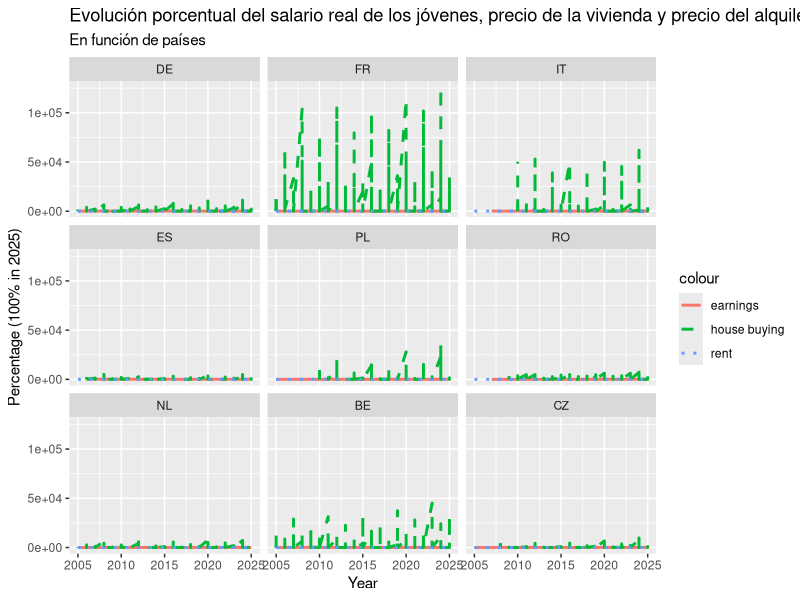
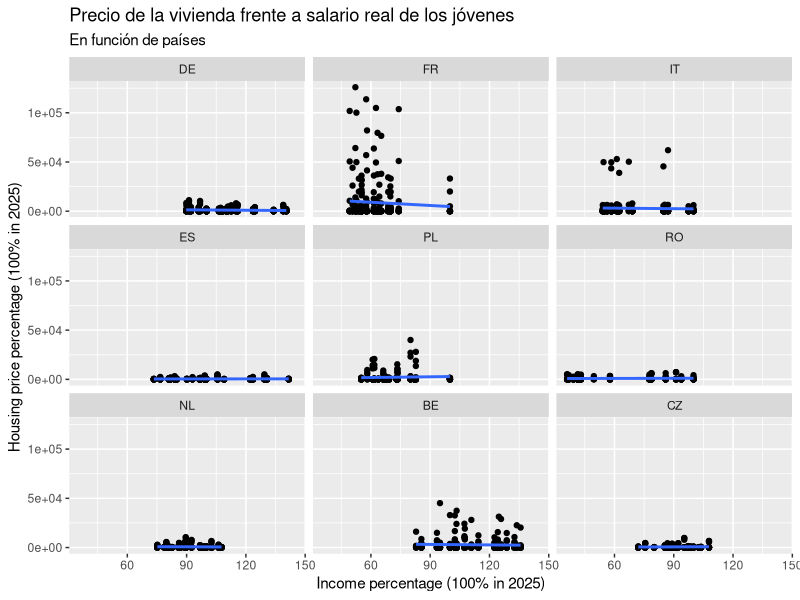
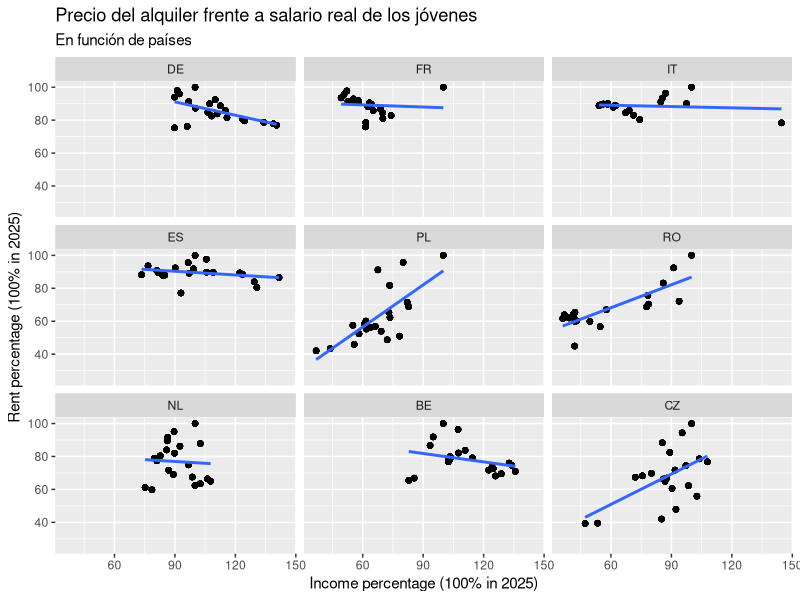
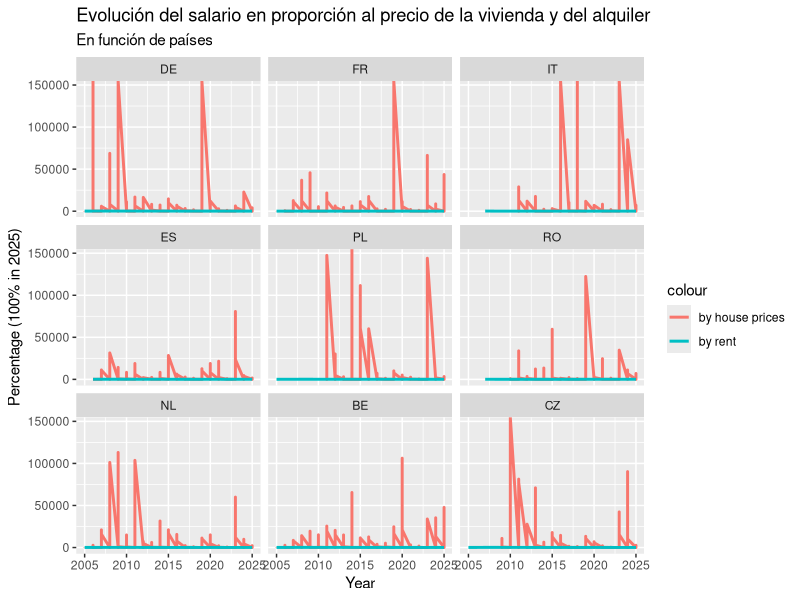
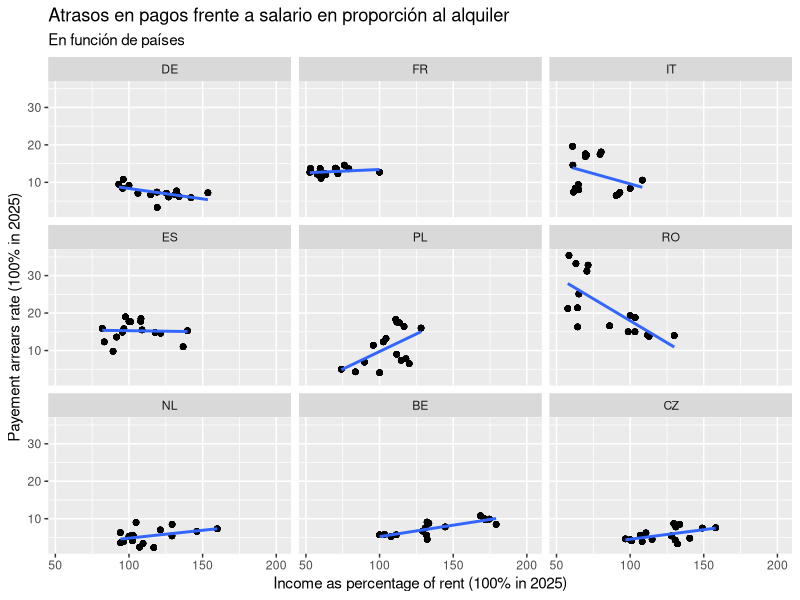
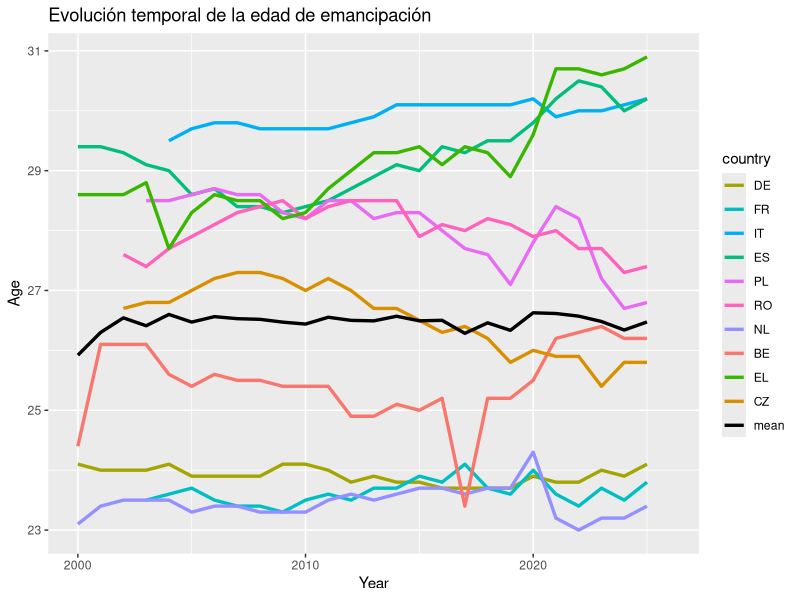
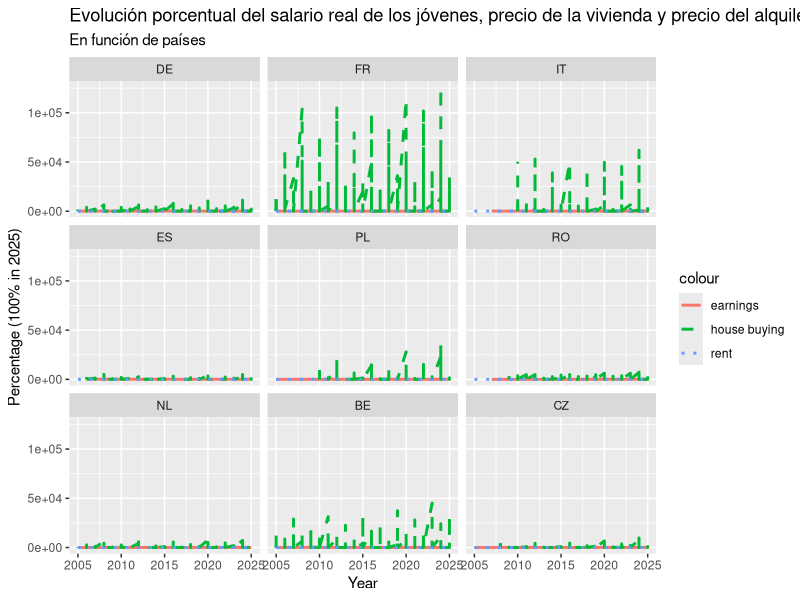
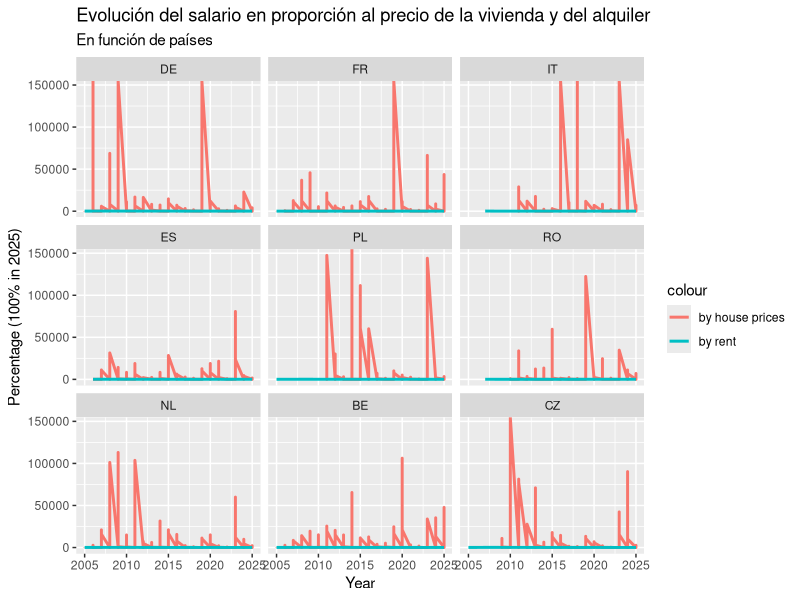

The R script that drew these images, in order:
## ---- chunk 1
library(readr)
library(stringr)
library(dplyr)
library(tidyr)
library(magrittr)
library(lubridate)
library(ggplot2)
library(GGally)
## ---- chunk 2
poblacion <- read_tsv('data/poblacion_paises.tsv')
#str(poblacion)
#head(poblacion)

colnames(poblacion)[1] <- 'country'
poblacion %<>% mutate(country = sub("^.*,", "", country)) %>% mutate(across(-1, ~ as.numeric(gsub('[^0-9.]', '', .x))))

poblacion %<>% transmute(country, population = rowMeans(select(., -country), na.rm = TRUE))
# Calculamos la media poblacional de cada pais desde el 2000 hasta hoy

poblacion %<>% arrange(desc(population)) %>% filter(!(country %in% c('RU', 'UA', 'DE_TOT', 'TR', 'FX', 'BY', 'AZ', 'UK')))
# Ordenamos los paises de mayor a menor poblacion
# Eliminamos algunos que no pertenecen politicamente a Europa

mas.poblacion10 <- poblacion$country[1:10]
# Nos quedamos con los nombres de los 10 primeros

mas.poblacion5 <- poblacion$country[1:5]
# Nos quedamos con los nombres de los 5 primeros
## ---- chunk 3
indep.resid <- read_tsv('data/edad_independencia_residencial.tsv')
#str(indep.resid)
#head(indep.resid)

colnames(indep.resid)[1] <- 'sex.country'
indep.resid %<>% mutate(sex.country = sub("^.*,([^,]*,[^,]*)$", "\\1", sex.country)) %>% separate(sex.country, into = c('sex', 'country'), sep = ',') %>% mutate(sex = factor(sex))

indep.resid %<>% mutate(across(c(-1, -2), ~ as.numeric(gsub('[^0-9.]', '', .x)))) %>% pivot_longer(cols = c(-1, -2), names_to = 'year', values_to = 'age.indep') %>% mutate(year = as.numeric(year)) %>% filter(sex == 'T' & country %in% mas.poblacion10) %>% select(-sex) %>% mutate(country = factor(country, levels = mas.poblacion10, labels = mas.poblacion10))
## ---- chunk 4
precio.vivienda <- read_tsv('data/precio_vivienda.tsv')
#str(precio.vivienda)
#head(precio.vivienda)

colnames(precio.vivienda)[1] <- 'country'
precio.vivienda %<>% mutate(country = sub(".*,", "", country))

precio.vivienda %<>% mutate(across(-1, ~ as.numeric(gsub('[^0-9.]', '', .x)))) %>% pivot_longer(cols = -1, names_to = 'year.quadri', values_to = 'rel.price2015.house')

precio.vivienda %<>% separate(year.quadri, into = c('year', 'quadri'), sep = '-') %>% mutate(quadri = factor(quadri, ordered=TRUE)) %>% mutate(year = as.numeric(year)) %>% filter(country %in% mas.poblacion10 & quadri == 'Q1') %>% select(-quadri) %>% mutate(country = factor(country, levels = mas.poblacion10, labels = mas.poblacion10))
## ---- chunk 5
precio.alquiler <- read_tsv('data/precio_alquiler.tsv')
#str(precio.alquiler)
#head(precio.alquiler)

colnames(precio.alquiler)[1] <- 'country'
precio.alquiler %<>% mutate(country = sub(".*,", "", country))

precio.alquiler %<>% mutate(across(-1, ~ as.numeric(gsub('[^0-9.]', '', .x)))) %>% pivot_longer(cols = -1, names_to = 'year', values_to = 'rel.price2015.rent') %>% mutate(year = as.numeric(year)) %>% filter(country %in% mas.poblacion10) %>% mutate(country = factor(country, levels = mas.poblacion10, labels = mas.poblacion10))
## ---- chunk 6
salarios <- read_tsv('data/salarios.tsv')
#str(salarios)
#head(salarios)

colnames(salarios)[1] <- 'age.country'
salarios %<>% mutate(age.country = sub("^[^,]*,([^,]*,).*,([^,]*)$", "\\1\\2", age.country)) %>% separate(age.country, into = c('age', 'country'), sep = ',') %>% mutate(age = factor(age, ordered = TRUE))

salarios %<>% mutate(across(c(-1, -2), ~ as.numeric(gsub('[^0-9.]', '', .x)))) %>% pivot_longer(cols = c(-1, -2), names_to = 'year', values_to = 'income') %>% mutate(year = as.numeric(year)) %>% filter(country %in% mas.poblacion10) %>% pivot_wider(names_from = age, values_from = income)
colnames(salarios)[c(3,4)] <- c('income.1824', 'income.2549')
salarios %<>% mutate(income = (income.1824+income.2549)/2) %>% select(c(-income.1824, -income.2549))
## ---- chunk 7
salarios2 <- read_tsv('data/salarios2.tsv')
#str(salarios)
#head(salarios)

salarios2 %<>% transmute(country = ref_area.label, year = time, earnings = 0.9*obs_value) 
names.country <- c('Denmark', 'France', 'Italy', 'Spain', 'Poland', 'Romania', 'Netherlands', 'Belgium', 'Greece', 'Czechia')
names.country %in% salarios2$country
salarios2 %<>% filter(country %in% names.country) %>% mutate(country = factor(country, levels = names.country, labels = mas.poblacion10))
## ---- chunk 8
ipca <- read_tsv('data/ipca.tsv')
#str(ipca)
#head(ipca)

colnames(ipca)[1] <- 'country'
ipca %<>% mutate(country = sub(".*,", "", country))

ipca %<>% mutate(across(-1, ~ as.numeric(gsub('[^0-9.]', '', .x)))) %>% pivot_longer(cols = -1, names_to = 'year', values_to = 'rel.value2025.ipca') %>% mutate(year = as.numeric(year)) %>% mutate(country = factor(country, levels = mas.poblacion10, labels = mas.poblacion10))
## ---- chunk 9
retr.pagos1629 <- read_tsv('data/retrasos_pagos_16-29.tsv')
#str(retr.pagos1629)
#head(retr.pagos1629)

colnames(retr.pagos1629)[1] <- 'country'
retr.pagos1629 %<>% mutate(country = sub("^.*,", "", country))

retr.pagos1629 %<>% mutate(across(-1, ~ as.numeric(gsub('[^0-9.]', '', .x)))) %>% pivot_longer(cols = -1, names_to = 'year', values_to = 'arrears.rate') %>% mutate(year = as.numeric(year)) %>% filter(country %in% mas.poblacion10) %>% mutate(country = factor(country, levels = mas.poblacion10, labels = mas.poblacion10))
## ---- chunk 10
salarios2 %<>% left_join(ipca)
# Hacemos join de los dataframes de salarios y de la inflacion anualizada (IPCA)
salarios2 %<>% group_by(country) %>% transmute(year, country, real.earnings = earnings*rel.value2025.ipca[year==2015]/rel.value2025.ipca) %>% ungroup()
# Creamos una columna con los salarios reales a partir de la inflacion
salarios2 %<>% group_by(country) %>% transmute(year, country, rel.earnings = real.earnings/real.earnings[year == 2025]*100) %>% ungroup()
# Convertimos los salarios a una variable con referencia = 100 en 2005
# Lo hacemos para poder compararlos con la evolucion de vivienda y alquiler
## ---- chunk 11
precio.alquiler %<>% group_by(country) %>% mutate(rel.price.rent = rel.price2015.rent/rel.price2015.rent[year == 2025]*100) %>% ungroup() %>% select(-rel.price2015.rent)
precio.vivienda %<>% group_by(country) %>% mutate(rel.price.house = rel.price2015.house/rel.price2015.house[year == 2025]*100) %>% ungroup() %>% select(-rel.price2015.house)
## ---- chunk 12
jovenes.df <- indep.resid %>% full_join(salarios2) %>% full_join(precio.alquiler) %>% full_join(precio.vivienda) %>% full_join(retr.pagos1629)
jovenes.df %<>% mutate(earn.prop.house = rel.earnings/rel.price.house*100, earn.prop.rent = rel.earnings/rel.price.rent*100)
## ---- chunk 13
ggplot(data = filter(jovenes.df, country != 'EL', year >= 2005 & year <= 2025)) + 
  geom_line(aes(x = year, y = rel.earnings, color = 'earnings'), linewidth = 1, na.rm = TRUE) + 
  geom_line(aes(x = year, y = rel.price.house, color = 'house buying'), linewidth = 1, linetype = 2, na.rm = TRUE) + 
  geom_line(aes(x = year, y = rel.price.rent, color = 'rent'), linewidth = 1, linetype = 3, na.rm = TRUE) + facet_wrap(.~country, nrow = 4) + labs(title = 'Evolución porcentual del salario real de los jóvenes, precio de la vivienda y precio del alquiler', subtitle = 'En función de países') + xlab('Year') + ylab('Percentage (100% in 2025)')
ggsave('results/viviendas_salarios.pdf', width = 14, height = 10, dpi = 300)
## ---- chunk 14
jovenes.df %>% filter(country != 'EL', year >= 2005 & year <= 2025) %>% ggplot(aes(x = rel.earnings, y = rel.price.house)) + geom_point(na.rm = TRUE) + 
   geom_smooth(method = "lm", se = FALSE, na.rm = TRUE) + facet_wrap(.~country, nrow = 4) + xlab('Income percentage (100% in 2025)') + ylab('Housing price percentage (100% in 2025)') + labs(title = 'Precio de la vivienda frente a salario real de los jóvenes', subtitle = 'En función de países')
## ---- chunk 15
jovenes.df %>% filter(country != 'EL', year >= 2005 & year <= 2025) %>% group_by(country) %>% summarise(cor.pearson = cor(rel.earnings, rel.price.house, method = 'pearson', use = 'complete.obs'), cor.spearman = cor(rel.earnings, rel.price.house, method = 'spearman', use = 'complete.obs'))
## ---- chunk 16
jovenes.df %>% filter(country != 'EL', year >= 2005 & year <= 2025) %>% ggplot(aes(x = rel.earnings, y = rel.price.rent)) + geom_point(na.rm = TRUE) + 
  geom_smooth(method = "lm", se = FALSE, na.rm = TRUE) + facet_wrap(.~country, nrow = 4) + xlab('Income percentage (100% in 2025)') + ylab('Rent percentage (100% in 2025)') + labs(title = 'Precio del alquiler frente a salario real de los jóvenes', subtitle = 'En función de países')
## ---- chunk 17
jovenes.df %>% filter(country != 'EL', year >= 2005 & year <= 2025) %>% group_by(country) %>% summarise(cor.pearson = cor(rel.earnings, rel.price.rent, method = 'pearson', use = 'complete.obs'), cor.spearman = cor(rel.earnings, rel.price.rent, method = 'spearman', use = 'complete.obs'))
## ---- chunk 18
ggplot(data = filter(jovenes.df, country != 'EL', year >= 2005 & year <= 2025)) + 
  geom_line(aes(x = year, y = earn.prop.house, color = 'by house prices'), linewidth = 1, na.rm = TRUE) + 
  geom_line(aes(x = year, y = earn.prop.rent, color = 'by rent'), linewidth = 1, na.rm = TRUE) + facet_wrap(.~country, nrow = 4) + labs(title = 'Evolución del salario en proporción al precio de la vivienda y del alquiler', subtitle = 'En función de países') + xlab('Year') + ylab('Percentage (100% in 2025)')
ggsave('results/proporcion_salario.pdf', width = 14, height = 10, dpi = 300)
## ---- chunk 19
jovenes.df %>% filter(country != 'EL', year >= 2005 & year <= 2025) %>% ggplot(aes(x = earn.prop.rent, y = arrears.rate)) + geom_point(na.rm = TRUE) + 
  geom_smooth(method = "lm", se = FALSE, na.rm = TRUE) + facet_wrap(.~country, nrow = 4) + xlab('Income as percentage of rent (100% in 2025)') + ylab('Payement arrears rate (100% in 2025)') + labs(title = 'Atrasos en pagos frente a salario en proporción al alquiler', subtitle = 'En función de países')
## ---- chunk 20
age.mean <- jovenes.df %>% group_by(year) %>% summarise(age.mean = mean(age.indep, na.rm = TRUE), .groups = "drop")
ggplot() + geom_line(data = jovenes.df, mapping = aes(x = year, y = age.indep, color = country), linewidth = 1.15, na.rm = TRUE) + geom_line(data = age.mean, mapping = aes(x = year, y = age.mean, color = 'mean'), linewidth = 1.15, na.rm = TRUE) +
  scale_color_manual(values = c(setNames(scales::hue_pal()(length(unique(jovenes.df$country))), unique(jovenes.df$country)), "mean" = "black")) +
  labs(title = 'Evolución temporal de la edad de emancipación') + xlab('Year') + ylab('Age')
ggsave('results/edad_emancipacion.pdf', width = 14, height = 10, dpi = 300)
